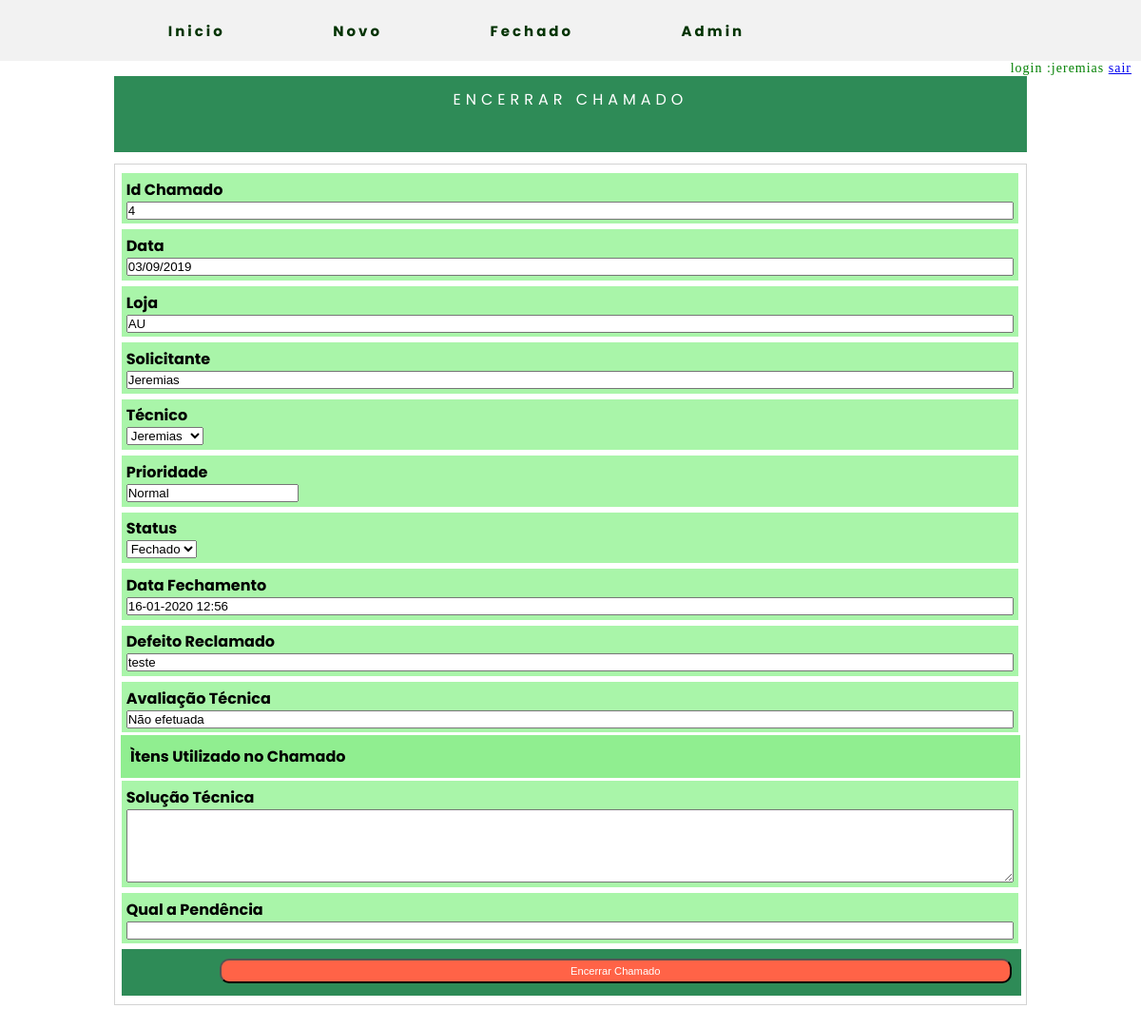
Page /public/enc_cham.php?id=4 (signed in) on the committed database.
### tables this page shows
CREATE TABLE `ordem` (
  `id` int(11) NOT NULL AUTO_INCREMENT,
  `id_loja` int(11) DEFAULT NULL,
  `id_tecnico` int(11) DEFAULT NULL,
  `id_mensagem` int(11) DEFAULT NULL,
  `id_estoque` varchar(100) DEFAULT NULL,
  `id_status_chamado` int(11) DEFAULT NULL,
  `id_prioridade` int(11) DEFAULT NULL,
  `reclamado` varchar(150) DEFAULT NULL,
  `solicitante` varchar(50) DEFAULT NULL,
  `data_abertura_chamado` date DEFAULT NULL,
  `ultima_atualizacao` varchar(15) DEFAULT NULL,
  `data_fecha_chamado` date DEFAULT NULL,
  `avaliacao_tecnico` varchar(150) DEFAULT NULL,
  `solucao` varchar(255) DEFAULT NULL,
  `pendencia` varchar(150) DEFAULT NULL,
  `status` char(2) DEFAULT NULL,
  PRIMARY KEY (`id`),
  KEY `fk-loja` (`id_loja`),
  KEY `fk-tecnico` (`id_tecnico`),
  KEY `fk-estoque` (`id_estoque`),
  KEY `fk_mensagem` (`id_mensagem`),
  KEY `fk-prioridade` (`id_prioridade`),
  KEY `fk-status-chamado` (`id_status_chamado`),
  CONSTRAINT `fk-loja` FOREIGN KEY (`id_loja`) REFERENCES `loja` (`id`),
  CONSTRAINT `fk-status-chamado` FOREIGN KEY (`id_status_chamado`) REFERENCES `chamado_status` (`id_chamado`),
  CONSTRAINT `fk-tecnico` FOREIGN KEY (`id_tecnico`) REFERENCES `tecnico` (`id`),
  CONSTRAINT `fk_mensagem` FOREIGN KEY (`id_mensagem`) REFERENCES `mensagem` (`id`)
);

CREATE TABLE `loja` (
  `id` int(11) NOT NULL AUTO_INCREMENT,
  `loja` varchar(255) DEFAULT NULL,
  `telefone` varchar(255) DEFAULT NULL,
  `nome` varchar(255) DEFAULT NULL,
  `endereco` varchar(255) DEFAULT NULL,
  `cep` varchar(255) DEFAULT NULL,
  `cnpj` varchar(255) DEFAULT NULL,
  PRIMARY KEY (`id`)
);

CREATE TABLE `tecnico` (
  `id` int(11) NOT NULL AUTO_INCREMENT,
  `nome` varchar(100) DEFAULT NULL,
  `apelido` varchar(10) DEFAULT NULL,
  `email` varchar(150) DEFAULT NULL,
  `senha` varchar(150) DEFAULT NULL,
  `responsavel` varchar(100) DEFAULT NULL,
  `id_funcao` int(11) DEFAULT NULL,
  `id_setor` int(11) DEFAULT NULL,
  `id_ponto` int(11) DEFAULT NULL,
  `status` char(11) DEFAULT NULL,
  PRIMARY KEY (`id`),
  KEY `fk-funcao` (`id_funcao`),
  KEY `fk-ponto` (`id_ponto`),
  CONSTRAINT `fk-funcao` FOREIGN KEY (`id_funcao`) REFERENCES `funcao` (`id`),
  CONSTRAINT `fk-ponto` FOREIGN KEY (`id_ponto`) REFERENCES `ponto` (`id`)
);

CREATE TABLE `prioridade` (
  `id` int(11) NOT NULL AUTO_INCREMENT,
  `prioridade` varchar(10) DEFAULT NULL,
  `status` char(2) DEFAULT NULL,
  PRIMARY KEY (`id`)
);

### persistence/controller.php (called while the page is built, shortened)
<?php
	require_once('../conexao/conexao.php');
if(!empty($_GET['loja'])){
		$apelido = $_GET['loja'];
		$rota_loja = $pdo->prepare("SELECT apelido,endereco,bairro,cidade,estado,regiao from endereco where apelido = :nick");
		$rota_loja->bindValue(":nick",$apelido);
		$rota_loja->execute();
	}
elseif(!empty($_GET['id'])){
	$id = $_GET['id'];
	$var_select = $pdo->prepare("select A.id_chamado,I.id_tecnico,I.id,I.id_estoque,I.reclamado,I.solicitante,A.descricao_chamado ,D.loja,H.nome,I.solucao,I.pendencia,I.data_abertura_chamado,I.avaliacao_tecnico,J.prioridade
from chamado_status A, loja D, tecnico H, ordem I,prioridade J where  A.id_chamado = I.id_status_chamado and D.id = I.id_loja and I.id_tecnico = H.id and I.id_prioridade = J.id and I.id =:id");
	$var_select->bindValue(":id", $id);
	$var_select->execute();
}

### public/enc_cham.php (the view, shortened to what this page needs)
<?php
	require_once('../persistence/controller.php');
	require_once('../template/main_template.php');
?>
 <link rel="stylesheet" type="text/css" href="../css/style.css">
 <div class="titulo">
	<p>ENCERRAR CHAMADO</p>
</div>
<div class="container">
	<form action="../persistence/crud.php" method="get">
		<?php foreach ($var_select as $row) {?>
			<div class="id">
				<label>Id Chamado</label><br>
				<input class="input" type="text" name="id_chamado" value="<?php echo $row['id'];?>" readonly>
			</div>
			<div class="id">
				<label>Data</label><br>
				<input class="input" type="text" name="" value="<?php echo date('d/m/Y', strtotime($row['data_abertura_chamado']));?>" readonly>
			</div>
			<div class="loja">
				<label>Loja</label><br>
				<input class="input" type="text" name="loja"  value ="<?php echo $row['loja'];?>" readonly>
			</div>
			<div class="solicitante">
				<label>Solicitante</label><br>
				<input class="input" type="text" name="solicitante" value="<?php echo $row['solicitante'];?>" readonly>
			</div>
			<div class="tecnico">
                        <label>Técnico</label><br>
				<select name="id_tecnico">
                                        <option value="<?php echo $row['id_tecnico'];?>"><?php echo $row['nome'];?></option>
				</select>
			</div>
			<div class="prioridade">
				<label>Prioridade</label><br>
				<input type="text" name="priore" readonly value="<?php echo $row['prioridade'];?>">
			</div>
			<div class="status_chamado">
				<label>Status</label><br>
				<select required="required" name="status_chamado">
					<option value="5">Fechado</option>
				</select>
			</div>
			<div class="data">
				<label>Data Fechamento</label><br>
				<input class="input" type="text" readonly name="data_fechamento" value="<?php
				$date = date('d-m-Y H:i');
				echo $date;?>">
			</div>
			<div class="defeito_reclamado">
				<label>Defeito Reclamado</label><br>
				<input class="input" type="text" name="defeito_reclamado" readonly required value="<?php echo $row['reclamado'];?>">
			</div>
			<div class="avaliacao_tecnico">
				<label>Avaliação Técnica</label><br>
				<input class="input" type="text" name="avaliacao" maxlength="150" required="" value="<?php echo $row['avaliacao_tecnico'];?>">
			</div>
			<div class ="produto_util" >
				<p>Ìtens Utilizado no Chamado</p>
			</div>
			<div class="mensagem">
				<label>Solução Técnica</label><br>
				<textarea  class="input" name = "solucao" cols="4" rows="5" maxlength="150" required=""><?php echo $row['solucao'];?></textarea>
			</div>
			<div class="observacao">
				<label>Qual a Pendência</label><br>
				<input class="input" type="text" name="pendencia" maxlength="140" value = "<?php echo $row['pendencia'];?>"required="">
			</div>
			<div class="botao_fechar">
				<input class = "button"type="submit" name=""  value="Encerrar Chamado">
			</div>
		<?php }?>
	</form>
</div>

### css/style.css (style rules this page uses)
* { margin: 0px; padding: 0px; box-sizing: border-box; }

### public/botoes.php (style rules this page uses)
.button { border-radius: 10px; padding: 2%; margin-bottom: 3px; align-items: center; width: 90%; font-size: 70%; background-color: lightblue; }

### public/enc_cham.php (style rules this page uses)
.produto_util { display: inline-block; direction: column; width: 100%; background-color: lightgreen; padding: 10px; }
.button { padding:5px 15px; background: #FF6347; color: #FFF; display: inline-block; direction: column; border-radius:10px; }
.botao_fechar { display: inline-block; width: 100%; background-color:#2E8B57; padding: 10px; margin: 3px 1px; height:0 auto; text-align: right; }
.titulo { margin-bottom: -1%; margin-left: 0.6%; display: inline-block; justify-content: center; font-family: Poppins; background-color: #2E8B57; text-align: center; width: 99%; height: 10%; padding: 1%; letter-spacing: 5px; color: white; }
.container { display: inline-block; width:99%; margin: 2% 0.6%; border: solid 1px lightgray; font-weight: bold; padding: 0.5%; font-family: Poppins; }
.id { display: inline-block; width:99.7%; background-color:#A9F5A9; padding: 0.5%; margin: 3px 1px; height:0 auto; }
.loja { display: inline-block; width:99.7%; background-color:#A9F5A9; padding: 0.5%; margin: 3px 1px; height:0 auto; }
.solicitante { display: inline-block; width: 99.7%; background-color:#A9F5A9; padding: 0.5% ; margin:3px 1px; height:0 auto; }
.tecnico { display: inline-block; width:99.7%; background-color: #A9F5A9; padding: 0.5%; margin: 3px 1px; height:0 auto; }
.prioridade { display: inline-block; width: 99.7%; background-color:#A9F5A9; padding: 0.5%; margin: 3px 1px; height:0 auto; }
.status_chamado { display: inline-block; width: 99.7%; background-color:#A9F5A9; padding: 0.5%; margin: 3px 1px; height:0 auto; }
.data { display: inline-block; width:99.7%; background-color:#A9F5A9; padding: 0.5%; margin: 3px 1px; height: 0 auto; }
.defeito_reclamado { display: inline-block; width: 99.7%; background-color:#A9F5A9; padding: 0.5%; margin: 3px 1px; height:0 auto; }
.mensagem { display: inline-block; width: 99.7%; background-color:#A9F5A9; padding: 0.5%; margin:3px 1px; height:0 auto; }
.avaliacao_tecnico { display: inline-block; width:99.7%; background-color:#A9F5A9; padding: 0.5%; margin: 3px 1px; height:0 auto; }
.observacao { display: inline-block; width: 99.7%; background-color:#A9F5A9; padding: 0.5%; margin:3px 1px; height:0 auto; }
.input { width: 100%; text-align: left; }
@media screen and (min-width: 1024px) { .container { display: inline-block; width:80%; margin-left: 10%; } }
@media screen and (min-width: 1024px) { .titulo { width: 80%; margin-left: 10%; } }

### rows in the picture
ordem: id_chamado "4", data_abertura_chamado "03/09/2019", loja "AU", solicitante "Jeremias", id_tecnico "Jeremias", priore "Normal", data_fechamento "16-01-2020 12:56", defeito_reclamado "teste", avaliacao "Não efetuada"

### other values in the picture
$_SESSION['nome'] "jeremias"
